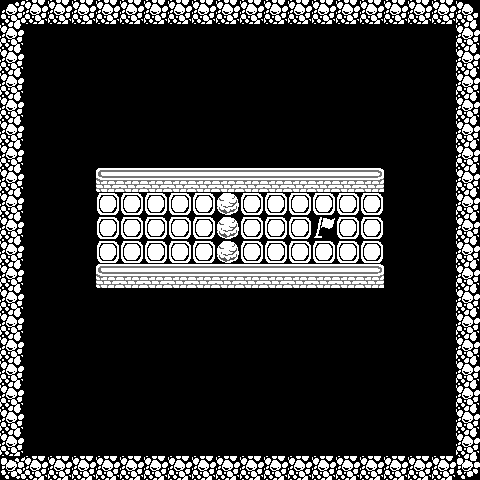

This game map was drawn from its Tiled (.tmx) file and the tilesets committed beside it. A one-line description and the full map source follow:
An orthogonal 20x20 tile map with 24x24 px tiles, 1 tile layer (Tile Layer 1).

<map version="1.2" tiledversion="1.3.3" orientation="orthogonal" renderorder="right-down" width="20" height="20" tilewidth="24" tileheight="24" infinite="0" nextlayerid="2" nextobjectid="1">
 <tileset firstgid="1" source="tiles.tsx" />
 <layer id="1" name="Tile Layer 1" width="20" height="20">
  <data encoding="csv">
2026,2031,2031,2031,2031,2031,2031,2031,2031,2031,2031,2031,2031,2031,2031,2031,2031,2031,2031,2029,
2031,0,0,0,0,0,0,0,0,0,0,0,0,0,0,0,0,0,0,2031,
2031,0,0,0,0,0,0,0,0,0,0,0,0,0,0,0,0,0,0,2031,
2031,0,0,0,0,0,0,0,0,0,0,0,0,0,0,0,0,0,0,2031,
2031,0,0,0,0,0,0,0,0,0,0,0,0,0,0,0,0,0,0,2031,
2031,0,0,0,0,0,0,0,0,0,0,0,0,0,0,0,0,0,0,2031,
2031,0,0,0,0,0,0,0,0,0,0,0,0,0,0,0,0,0,0,2031,
2031,0,0,0,1890,1894,1894,1894,1894,1894,1894,1894,1894,1894,1894,1893,0,0,0,2031,
2031,0,0,0,724,724,724,724,724,752,724,724,724,724,724,724,0,0,0,2031,
2031,0,0,0,724,724,724,724,724,752,724,724,724,679,724,724,0,0,0,2031,
2031,0,0,0,724,724,724,724,724,752,724,724,724,724,724,724,0,0,0,2031,
2031,0,0,0,1890,1894,1894,1894,1894,1894,1894,1894,1894,1894,1894,1893,0,0,0,2031,
2031,0,0,0,0,0,0,0,0,0,0,0,0,0,0,0,0,0,0,2031,
2031,0,0,0,0,0,0,0,0,0,0,0,0,0,0,0,0,0,0,2031,
2031,0,0,0,0,0,0,0,0,0,0,0,0,0,0,0,0,0,0,2031,
2031,0,0,0,0,0,0,0,0,0,0,0,0,0,0,0,0,0,0,2031,
2031,0,0,0,0,0,0,0,0,0,0,0,0,0,0,0,0,0,0,2031,
2031,0,0,0,0,0,0,0,0,0,0,0,0,0,0,0,0,0,0,2031,
2031,0,0,0,0,0,0,0,0,0,0,0,0,0,0,0,0,0,0,2031,
2082,2031,2031,2031,2031,2031,2031,2031,2031,2031,2031,2031,2031,2031,2031,2031,2031,2031,2031,2083
</data>
 </layer>
</map>
